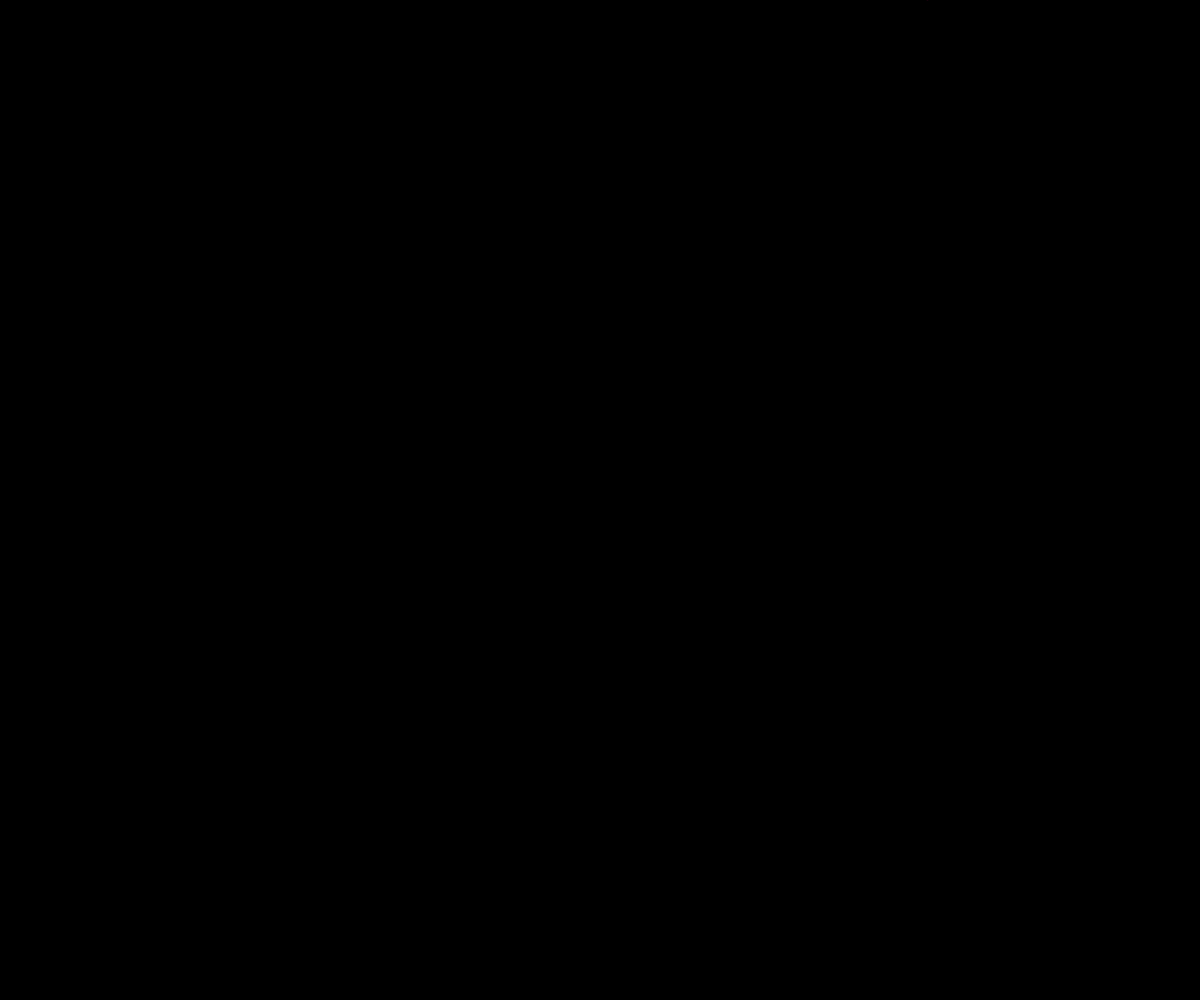
Frame 1 (no input)
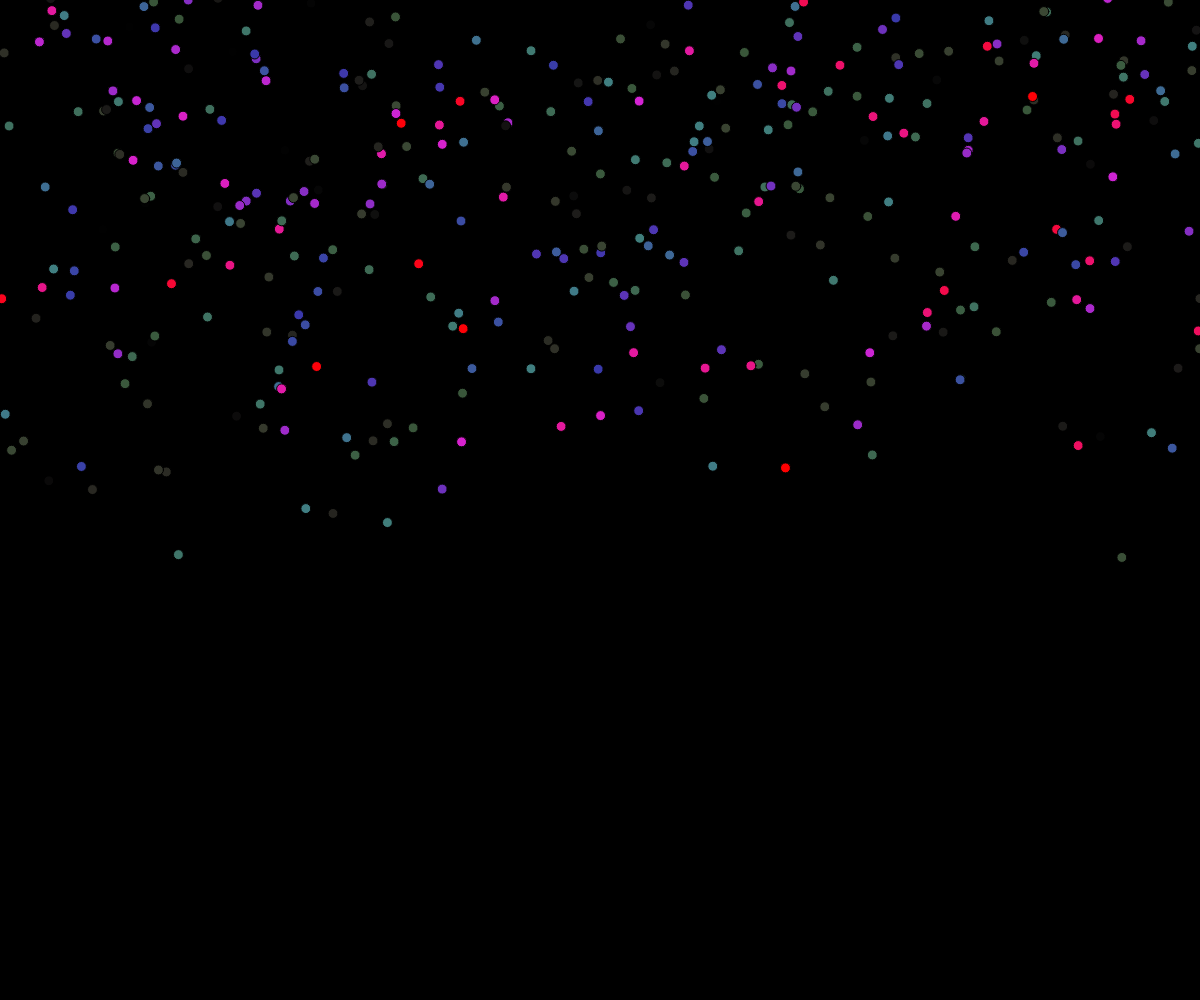
Frame 60 (no input)
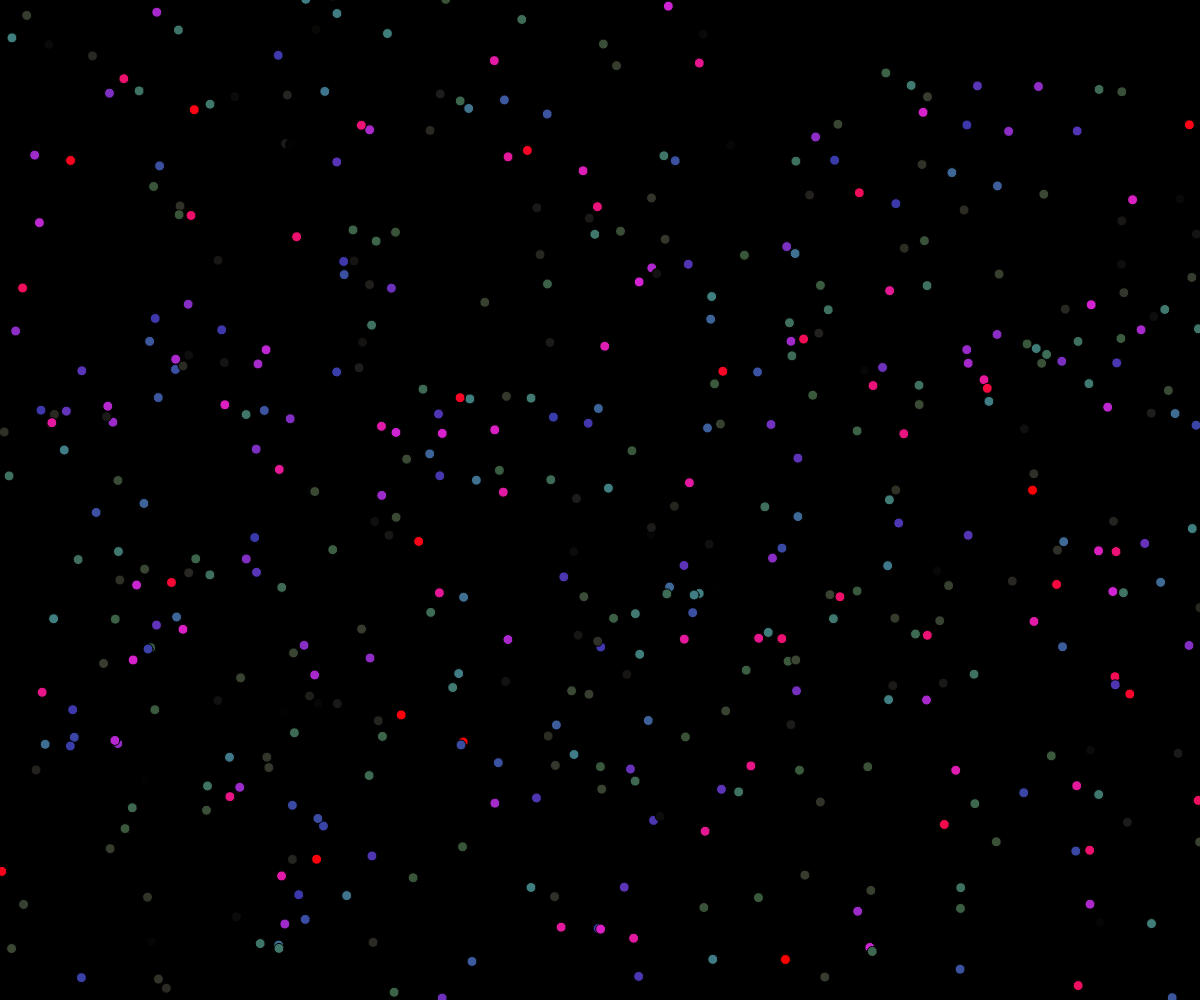
Frame 120 (the mouse pressed at the canvas centre since frame 60)

The p5.js sketch that drew these frames (run headless with seeded random() and noise() and a simulated clock; from frame 60 on, the mouse is pressed at the canvas centre):

// p5.js sketch
// ── sketch.js
var rain = [];

function setup() {
	createCanvas(windowWidth, windowHeight);
	for (var i = 0; i < 500; i++) {
		rain[i] = new Rain();
	}
}

function draw() {

	colorMode(HSB, 255);
	background(0);
	for (var i = 0; i < rain.length; i++) {
		rain[i].fall();
		rain[i].show();
	}

}

function windowResized() {
  resizeCanvas(windowWidth, windowHeight);
}
// ── rain.js
function Rain() {
  this.x = random(width);
  this.y = random(-500, -10);
  this.speed = random(3, 10);
  this.hue = random(255);

  this.fall = function() {
    this.y += this.speed;
    if ( this.y > height ) {
      this.y = random(-200, -10);
    }
  }

  this.show = function() {
    fill(this.hue, this.hue, this.hue);
    ellipse(this.x, this.y, 10, 10);
  }
}
